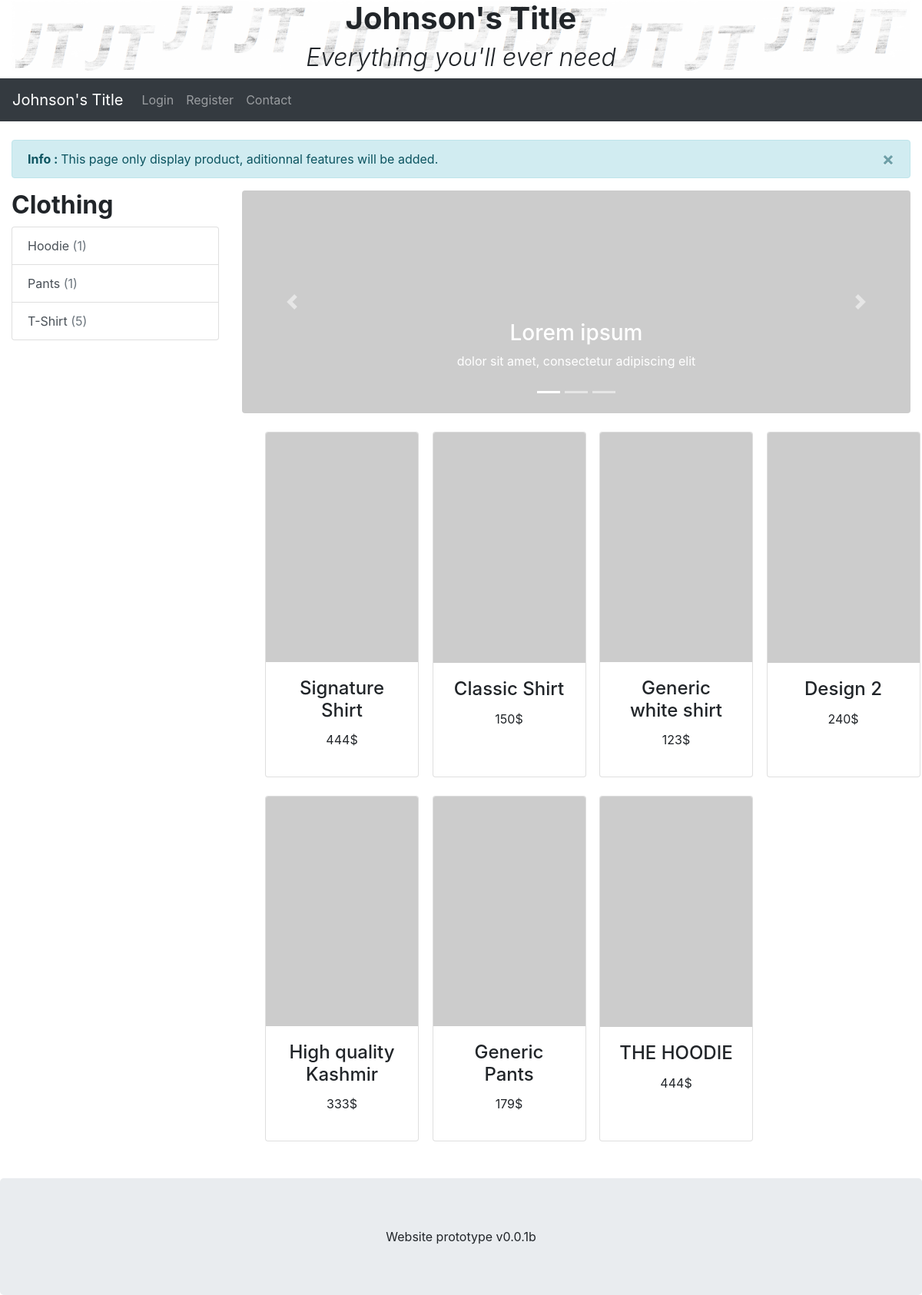
Screenshot of /index.php?action=clothing with the database file from the repository.
### tables this page shows
CREATE TABLE `products` (
  `id` int(11) NOT NULL,
  `name` varchar(255) NOT NULL,
  `price` int(11) NOT NULL,
  `description` text,
  `stock` int(11) NOT NULL,
  `type` int(11) NOT NULL
);

### controller/frontend.php (called while the page is built, shortened)
<?php
function clothing()
{
	require('./controller/clothing.php');
}

### index.php (called while the page is built)
<?php
require('./controller/frontend.php');
if (isset($_GET['action'])) {
    if ($_GET['action'] == 'main') {
        main();
    } elseif ($_GET['action'] == 'register') {
        register();
    } elseif ($_GET['action'] == 'login') {
        login();
    } elseif ($_GET['action'] == 'logout') {
        logout();
    } elseif ($_GET['action'] == 'myProfile') {
        myProfile();
    } elseif ($_GET['action'] == 'clothing') {
        clothing();
    } elseif ($_GET['action'] == 'title') {
        title();
    } elseif ($_GET['action'] == 'myCart') {
        myCart();
    } else {
        main();
    }
} else {
    main();
}

### model/ShopManager.php (called while the page is built, shortened)
<?php
class ShopManager
{
	public function getTypesCount()
	{
		$db = $this->dbConnect();
		$req = $db->query("
			SELECT product_type.type, COUNT(products.id) as'count' FROM products, product_type WHERE products.type = product_type.id
		GROUP BY product_type.type");
		return $req;
	}
	public function getClothings()
	{
		$db = $this->dbConnect();
		$req = $db->query("SELECT products.id, name, price, stock, product_type.type FROM products, product_type WHERE products.type = product_type.id");
		return $req;
	}
	private function dbConnect()
	{
		try {
			$db = new PDO('mysql:host=localhost;dbname=jt_title;charset=utf8', 'root', 'root', array(PDO::ATTR_ERRMODE => PDO::ERRMODE_EXCEPTION));
			return $db;
		} catch (Exception $e) {
			die('Erreur : ' . $e->getMessage());
		}
	}
}

### view/frontend/clothing_view.php (called while the page is built)
<?php ob_start();
require("./view/frontend/content/clothing_display.php");
$content = ob_get_clean();
require('./view/frontend/template2.php');

### controller/clothing.php (the view, shortened to what this page needs)
<?php
require_once("./model/ShopManager.php");
$shopManager = new ShopManager();
$req = $shopManager->getTypesCount();
?>
  <a class="text-decoration-none" href="index.php?action=clothing"> <h2 class="font-weight-bold text-body"> Clothing </h2> </a>
    <div class="list-group">
<?php
while ($data = $req->fetch()){
  $cat = $data["type"];
  ?>
  <a href="<?php echo htmlspecialchars($_SERVER["PHP_SELF"]).'?action=clothing&cat='. $cat ;?>" class="list-group-item list-group-item-action">
    <?php echo "{$data["type"]}"; ?>
    <span class="text-secondary">
      (<?php echo "{$data["count"]}"; ?>)
    </span>
  </a>
 <?php
}
?>
    </div><br>
<?php
$type_menu = ob_get_contents();
echo "<div class=\"card-deck\">";
if (isset($_GET['cat'])) {
  $req = $shopManager->getClothingsByCat($_GET['cat']);
} else {
  $req = $shopManager->getClothings();
}
while ($data = $req->fetch()) {
?>
  <div class="col-md-3">
  	<div class="card" style="width:200px; height:450px">
    		<img class="card-img-top" src="http://placehold.it/200x300" width="200" height="300">
    		<div class="card-body">
     			<h4 class="card-title text-center">
     				<?php echo "{$data["name"]}"; ?>
     			</h4>
      		<p class="card-text text-center">
      			<?php echo "{$data["price"]}$"; ?>
      		</p>
    		</div>
  	</div>
    <br>
  </div>
<?php
}
echo "</div>";
$products = ob_get_contents();
if (isset($_GET['productKey']))
{
  require("./view/frontend/product_view.php");
} else {
  require("./view/frontend/clothing_view.php");
}

### view/frontend/content/clothing_display.php
<div class="container-fluid">
	<div class="alert alert-info alert-dismissible">
		<button type="button" class="close" data-dismiss="alert">
			&times;
	    </button>
	    <strong> Info : </strong> This page only display product, aditionnal features will be added.
	</div>
	<div class="row">
	  <div class="col-md-3">
        <?= $type_menu ?>
        <br>
	  </div>
	  <div class="col-md-9">
	  	<?php require("./view/frontend/content/clothing/clothing_carousel.php")?>
		<br>
		<div class="container">
			<?= $products ?>
		</div>
	  </div>
	</div>
</div>

### view/frontend/content/clothing/clothing_carousel.php (shortened to what this page needs)
<div id="demo" class="carousel slide" data-ride="carousel">
	<ul class="carousel-indicators">
	    <li data-target="#demo" data-slide-to="0" class="active"></li>
	    <li data-target="#demo" data-slide-to="1"></li>
	    <li data-target="#demo" data-slide-to="2"></li>
 	 </ul>
  	<div class="carousel-inner">
    	<div class="carousel-item active">
    		<img class="img-fluid mx-auto d-block rounded" src="http://placehold.it/900x300" alt="img1" width="900" height="300">
      		<div class="carousel-caption">
				<h3> Lorem ipsum </h3>
				<p> dolor sit amet, consectetur adipiscing elit </p>
			</div>
    	</div>
	</div>
	<a class="carousel-control-prev" href="#demo" data-slide="prev">
    	<span class="carousel-control-prev-icon"></span>
  	</a>
  	<a class="carousel-control-next" href="#demo" data-slide="next">
    	<span class="carousel-control-next-icon"></span>
  	</a>
</div>

### view/frontend/template2.php (shortened to what this page needs)
<!DOCTYPE html>
<html lang="fr">
<html>
    <head>
        <?php require("./view/frontend/content/head.php"); ?>
    </head>
    <body>
        <div>
            <?php require("./view/frontend/content/header.php"); ?>
            <br>
            <?= $content ?>
            <br>
        </div>
    </body>
    <footer class="jumbotron text-center" style="margin-bottom:0">
        Website prototype v0.0.1b
    </footer>
</html>

### view/frontend/content/head.php (shortened to what this page needs)
<link rel="stylesheet" href="https://maxcdn.bootstrapcdn.com/bootstrap/4.3.1/css/bootstrap.min.css">
<link rel="stylesheet" href="Style2.css">

### view/frontend/content/header.php (shortened to what this page needs)
<header>
    <div class="container-fluid">
        <div class="bg-jt-image">
            <h1 class="text-center "> <a class="text-decoration-none font-weight-bold text-body" href="index.php?action=main">Johnson's Title</a> </h1>
            <h2 class ="font-italic font-weight-light text-center"> Everything you'll ever need</h2>
        </div>
    </div>
    <nav class="navbar navbar-expand-md bg-dark navbar-dark justify-content-end sticky-top">
        <a class="navbar-brand" href="index.php?action=main"> Johnson's Title </a>
        <div class="collapse navbar-collapse" id="collapsibleNavbar">
            <ul class="navbar-nav">
                <?php
                if (isset($_SESSION['pseudo'])){
                ?>
                <li class="nav-item dropdown ">
                  <a class="nav-link dropdown-toggle" href="#" id="navbardrop" data-toggle="dropdown">
                     <?php echo $_SESSION['pseudo']; ?>
                  </a>
                  <div class="dropdown-menu">
                    <a class="dropdown-item" href="index.php?action=myProfile"> My profile </a>
                    <a class="dropdown-item" href="#"> Forum </a>
                    <a class="dropdown-item" href="index.php?action=myCart"> My cart </a>
                  </div>
                </li>
                <li class="nav-item">
                    <a class="nav-link" href="index.php?action=logout"> Logout </a>
                </li>
                <?php
                } else {
                ?>
                    <li class="nav-item">
                        <a class="nav-link" href="index.php?action=login">Login</a>
                    </li>
                    <li class="nav-item">
                        <a class="nav-link" href="index.php?action=register">Register</a>
                    </li>
                <?php
                }
                ?>
                <li class="nav-item">
                    <a class="nav-link" href="#">Contact</a>
                </li>
            </ul>
        </div>
    </nav>

### Style2.css (style rules this page uses)
.bg-jt-image { background-image: url("/img/bg-jt.png"); background-size: cover; background-repeat: repeat-x; }

### rows the page displays
products: name "Signature Shirt", price "444"
products: name "Classic Shirt", price "150"
products: name "Generic white shirt", price "123"
products: name "Design 2", price "240"
products: name "High quality Kashmir", price "333"
products: name "Generic Pants", price "179"
products: name "THE HOODIE", price "444"

### other values shown
$data["type"] "Hoodie"
$data["count"] "1"
$data["type"] "Pants"
$data["type"] "T-Shirt"
$data["count"] "5"
